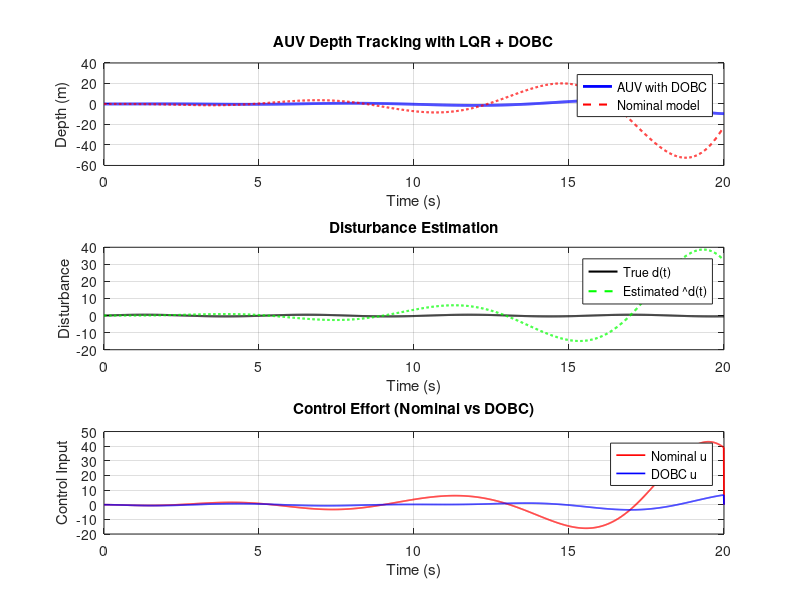

This chart was generated by the following MATLAB code:
% Final version: Clean DOBC with LQR control for AUV depth
clc; clear; close all;

%% System parameters
A = [0 1; 0 0];
B = [0; 1];
E = [0; 1]; % disturbance enters similarly to control input
C = [1 0];

%% LQR design
Q = diag([15 2]);
R = 1;
K = lqr(A, B, Q, R);

%% Simulation settings
T = 20;
dt = 0.01;
t = 0:dt:T;
N = length(t);

%% Disturbance definition
d = 0.5 * sin(1.2 * t); % true disturbance

%% Initialization
x = zeros(2, N); % AUV states
x_nom = zeros(2, N); % Nominal model states
y = zeros(1, N);
y_nom = zeros(1, N);
u_nom = zeros(1, N);
d_hat = zeros(1, N);
u_dobc = zeros(1, N);

tau = 1; % observer time constant (adjustable)

%% Simulation loop
for k = 1:N-1
    % Nominal control
    u_nom(k) = -K * x(:,k);

    % Nominal model output (without disturbance)
    dx_nom = A * x_nom(:,k) + B * u_nom(k);
    x_nom(:,k+1) = x_nom(:,k) + dx_nom * dt;
    y_nom(k) = C * x_nom(:,k);

    % Disturbance estimation
    e_obs = C * x(:,k) - y_nom(k);
    d_hat(k+1) = d_hat(k) + (1/tau)*(e_obs - d_hat(k)) * dt;

    % DOBC: apply corrected control
    u_dobc(k) = u_nom(k) - d_hat(k);

    % Real plant with disturbance
    dx = A * x(:,k) + B * u_dobc(k) + E * d(k);
    x(:,k+1) = x(:,k) + dx * dt;

    % Actual output
    y(k) = C * x(:,k);
end

% Final step
y(N) = C * x(:,N);
y_nom(N) = C * x_nom(:,N);

%% Plotting
figure;

subplot(3,1,1)
plot(t, y, 'b', 'LineWidth', 2); hold on;
plot(t, y_nom, 'r--', 'LineWidth', 1.5);
legend('AUV with DOBC', 'Nominal model');
xlabel('Time (s)'); ylabel('Depth (m)');
title('AUV Depth Tracking with LQR + DOBC');
grid on;

subplot(3,1,2)
plot(t, d, 'k', 'LineWidth', 1.5); hold on;
plot(t, d_hat, 'g--', 'LineWidth', 1.5);
legend('True d(t)', 'Estimated \^d(t)');
xlabel('Time (s)'); ylabel('Disturbance');
title('Disturbance Estimation');
grid on;

subplot(3,1,3)
plot(t, u_nom, 'r', 'LineWidth', 1.2); hold on;
plot(t, u_dobc, 'b', 'LineWidth', 1.2);
legend('Nominal u', 'DOBC u');
xlabel('Time (s)'); ylabel('Control Input');
title('Control Effort (Nominal vs DOBC)');
grid on;